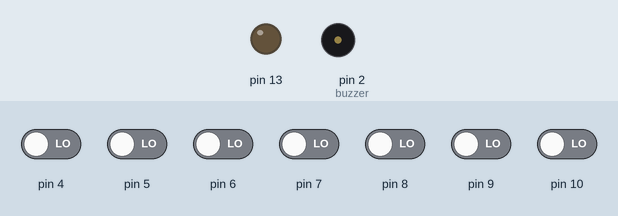
Simulated run of this sketch. Board: Arduino Uno, built with avr-gcc and run on an emulated ATmega328P. Shown: output pins drawn as LEDs (lit = HIGH), buzzer (waves = sounding). The inputs (shaded band) are chosen by the test bench; at power-on: pin 4–10 LOW.

Above: at 1.2 s.
1.3 s: pin 4 driven HIGH
At 1.5 s:
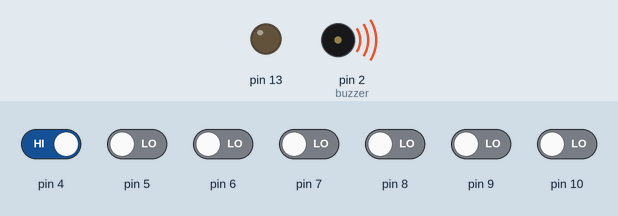
4.3 s: pin 7 driven HIGH
7.3 s: pin 4 driven LOW
At 8.5 s:
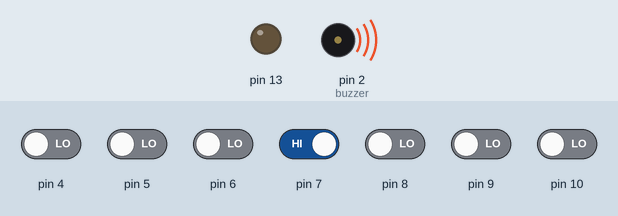
8.8 s: pin 5 driven HIGH
At 9.07 s:
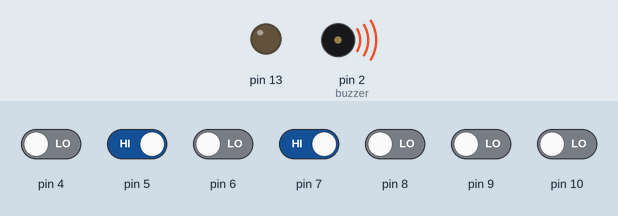
Timing chart, 0 to 12.8 s (numbered marks = the images above; inputs shaded):
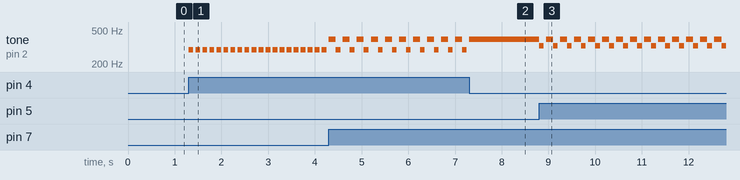

The sketch:

buzerdan_farkli_ses_cikarma.ino
```cpp
int buzzer=2;
int Re=294;
int Mi=329;
int Fa=349;
int Sol=392;
int La=440;
int Si=493;
int Do2=523;
void setup() {
pinMode(buzzer,OUTPUT);


  //notalara buzzerın frekans değerleri verildi

for (int i=3;i<=10;i++) pinMode(i,INPUT);
pinMode(13,OUTPUT);
}
void loop() {

if (digitalRead(4)==1){
 tone(buzzer,Re);
 delay(100);
 noTone(buzzer);
 delay(50);
 }
if (digitalRead(5)==1){
 tone(buzzer,Mi);
 delay(100);
 noTone(buzzer);
 delay(50);
 }
if (digitalRead(6)==1){
 tone(buzzer,Fa);
 delay(100);
 noTone(buzzer);
 delay(50);
 }
if (digitalRead(7)==1){
 tone(buzzer,Sol);
 delay(100);
 delay(50);
 }
if (digitalRead(8)==1){
 tone(buzzer,La);
 delay(100);
 noTone(buzzer);
 delay(50);
 }
if (digitalRead(9)==1){
 tone(buzzer,Si);
 delay(100);
 noTone(buzzer);
 delay(50);
 }
if (digitalRead(10)==1){
 tone(buzzer,Do2);
 delay(100);
 noTone(buzzer);
 delay(50);
 }
}
```

Measured:
- after the input at 1.3 s, tone on pin 2 (buzzer): alternates 294 Hz for 0.10 s and silent for 0.05 s, starting at once
- after the input at 7.3 s, tone on pin 2 (buzzer): goes on until 7.3 s, then stays 392 Hz
- after the input at 8.8 s, tone on pin 2 (buzzer): 392 Hz → 329 Hz at once, then repeats every 0.30 s: silent 0.05 s, 392 Hz 0.15 s, 329 Hz 0.10 s
